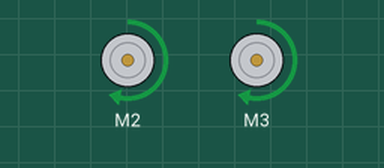
The sketch below on a simulated Arduino Uno, built with avr-gcc and run on an emulated ATmega328P. Shown: 2 × DC motor (green arrow = forward, orange = backward, longer = faster). What the sketch prints to the serial monitor is not drawn.

Above: at 5.0 s.
At 15.0 s:
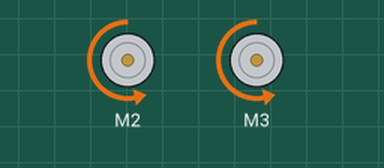
Timing chart, 0 to 26.0 s (numbered marks = the images above):
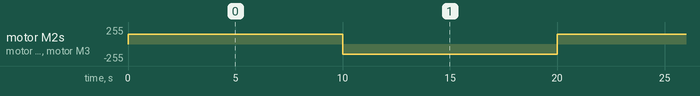

The sketch:

peltierTesting.ino
```cpp
// (licence header left out)
#include <AFMotor.h>


AF_DCMotor motor2(2);
AF_DCMotor motor3(3);


void setup() {
  Serial.begin(9600);           // set up Serial library at 9600 bps
  Serial.println("Motor test!");
}

void loop() {

  motor2.setSpeed(150);
  motor3.setSpeed(150);


  motor2.run(FORWARD);
  motor3.run(FORWARD);
  delay(10000);


  motor2.setSpeed(150);
  motor3.setSpeed(150);

  motor2.run(BACKWARD);
  motor3.run(BACKWARD);

  delay(10000);

}
```

Measured:
- by itself, motor M2, motor M3: alternates forward 150/255 for 10.0 s and backward 150/255 for 10.0 s
